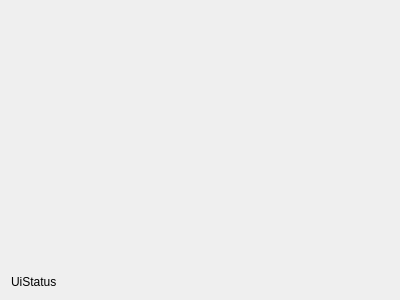
<?xml version="1.0" encoding="UTF-8"?>
<ui version="4.0">
 <class>UiStatus</class>
 <widget class="QWidget" name="UiStatus">
  <property name="geometry">
   <rect>
    <x>0</x>
    <y>0</y>
    <width>400</width>
    <height>300</height>
   </rect>
  </property>
  <property name="windowTitle">
   <string>Form</string>
  </property>
  <layout class="QVBoxLayout" name="verticalLayout">
   <item>
    <widget class="QStackedWidget" name="stackedWidget">
     <widget class="QWidget" name="page_ui">
      <layout class="QHBoxLayout" name="qmlHboxLayout"/>
     </widget>
     <widget class="QWidget" name="page_tree">
      <layout class="QVBoxLayout" name="verticalLayout_3">
       <item>
        <layout class="QVBoxLayout" name="verticalLayout_tree"/>
       </item>
      </layout>
     </widget>
    </widget>
   </item>
   <item>
    <widget class="QLabel" name="label">
     <property name="text">
      <string>UiStatus</string>
     </property>
    </widget>
   </item>
  </layout>
 </widget>
 <resources/>
 <connections/>
</ui>
